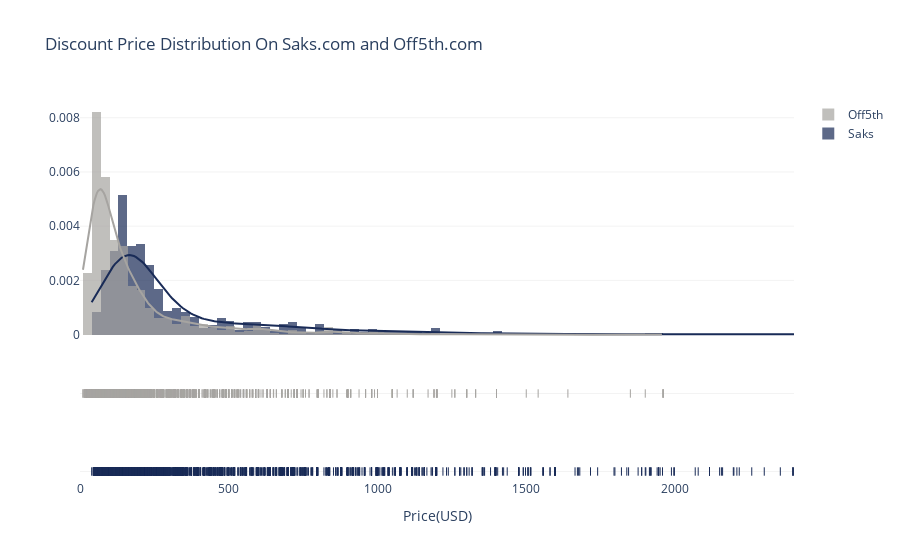

The notebook cell this image was saved under:
### Code cell
import plotly.figure_factory as ff

saks_ = combined.loc[combined['website']=='Saks']['discount_price']
off5th_ = combined.loc[combined['website']=='Off5th']['discount_price']

hist_data = [saks_, off5th_]
group_labels = ['Saks', 'Off5th']
colors = ['rgb(25, 43, 87)','rgb(166, 164, 161)'] #'rgb(240, 188, 84)',

fig = ff.create_distplot(hist_data, group_labels, bin_size=30, colors= colors)
fig.update_layout(title_text='Discount Price Distribution On Saks.com and Off5th.com',
                  plot_bgcolor='rgb(256, 256, 256)',
                  xaxis=dict(range=[0,2400])) #end at 3500-ish
fig.update_xaxes(title_text = "Price(USD)") 
fig.update_yaxes(showgrid=True, gridwidth=0.5, gridcolor='rgb(230, 230, 230)')

fig.show()

### Figure 1 — Plotly figure (JSON) as saved in the notebook; plotly's stock layout.template omitted (floating-point values rounded to 4 significant figures; data arrays with more than 128 entries replaced by an {"elided": "..."} marker saying what was removed)
{"data": [{"autobinx": false, "histnorm": "probability density", "legendgroup": "Saks", "marker": {"color": "rgb(25, 43, 87)"}, "name": "Saks", "opacity": 0.7, "type": "histogram", "x": {"elided": "3989 float values"}, "xaxis": "x", "xbins": {"end": 3596, "size": 30, "start": 39.2}, "yaxis": "y"}, {"autobinx": false, "histnorm": "probability density", "legendgroup": "Off5th", "marker": {"color": "rgb(166, 164, 161)"}, "name": "Off5th", "opacity": 0.7, "type": "histogram", "x": {"elided": "5111 float values"}, "xaxis": "x", "xbins": {"end": 1960.0, "size": 30, "start": 9.99}, "yaxis": "y"}, {"legendgroup": "Saks", "marker": {"color": "rgb(25, 43, 87)"}, "mode": "lines", "name": "Saks", "showlegend": false, "type": "scatter", "x": {"elided": "500 float values"}, "xaxis": "x", "y": {"elided": "500 float values"}, "yaxis": "y"}, {"legendgroup": "Off5th", "marker": {"color": "rgb(166, 164, 161)"}, "mode": "lines", "name": "Off5th", "showlegend": false, "type": "scatter", "x": {"elided": "500 float values"}, "xaxis": "x", "y": {"elided": "500 float values"}, "yaxis": "y"}, {"legendgroup": "Saks", "marker": {"color": "rgb(25, 43, 87)", "symbol": "line-ns-open"}, "mode": "markers", "name": "Saks", "showlegend": false, "type": "scatter", "x": {"elided": "3989 float values"}, "xaxis": "x", "y": {"elided": "3989 str values"}, "yaxis": "y2"}, {"legendgroup": "Off5th", "marker": {"color": "rgb(166, 164, 161)", "symbol": "line-ns-open"}, "mode": "markers", "name": "Off5th", "showlegend": false, "type": "scatter", "x": {"elided": "5111 float values"}, "xaxis": "x", "y": {"elided": "5111 str values"}, "yaxis": "y2"}], "layout": {"barmode": "overlay", "hovermode": "closest", "legend": {"traceorder": "reversed"}, "plot_bgcolor": "rgb(256, 256, 256)", "title": {"text": "Discount Price Distribution On Saks.com and Off5th.com"}, "xaxis": {"anchor": "y2", "domain": [0, 1], "range": [0, 2400], "title": {"text": "Price(USD)"}, "zeroline": false}, "yaxis": {"anchor": "free", "domain": [0.35, 1], "gridcolor": "rgb(230, 230, 230)", "gridwidth": 0.5, "position": 0, "showgrid": true}, "yaxis2": {"anchor": "x", "domain": [0, 0.25], "dtick": 1, "gridcolor": "rgb(230, 230, 230)", "gridwidth": 0.5, "showgrid": true, "showticklabels": false}}}
